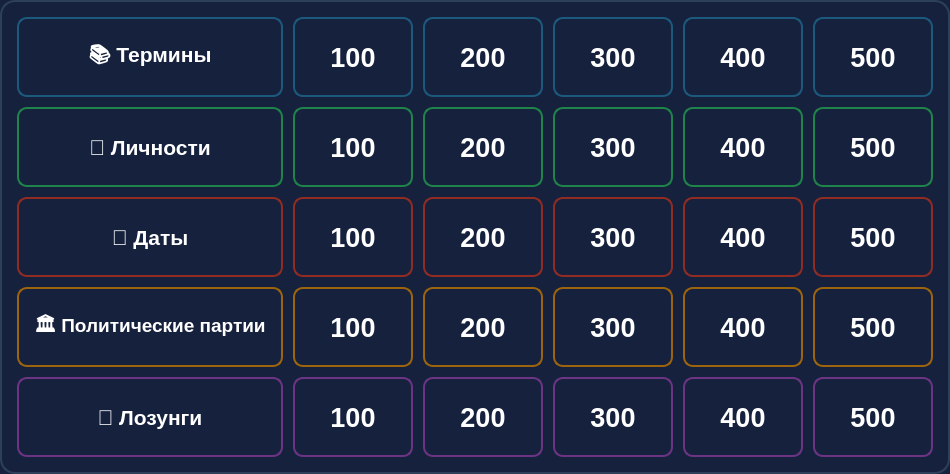
       <widget class="QFrame" name="frame_2">
        <property name="styleSheet">
         <string notr="true">QFrame {
    background-color: #16213e;
    border-radius: 15px;
    border: 2px solid #2d4059;
}</string>
        </property>
        <property name="frameShape">
         <enum>QFrame::StyledPanel</enum>
        </property>
        <property name="frameShadow">
         <enum>QFrame::Raised</enum>
        </property>
        <layout class="QGridLayout" name="gameGridLayout">
         <property name="leftMargin">
          <number>15</number>
         </property>
         <property name="topMargin">
          <number>15</number>
         </property>
         <property name="rightMargin">
          <number>15</number>
         </property>
         <property name="bottomMargin">
          <number>15</number>
         </property>
         <property name="spacing">
          <number>10</number>
         </property>
         <item row="0" column="0">
          <widget class="QLabel" name="theme1Label">
           <property name="minimumSize">
            <size>
             <width>150</width>
             <height>60</height>
            </size>
           </property>
           <property name="styleSheet">
            <string notr="true">QLabel {
    font-weight: bold;
    font-size: 16pt;
    padding: 15px;
    background: qlineargradient(x1:0, y1:0, x2:1, y2:0,
        stop:0 #3498db, stop:1 #2980b9);
    color: white;
    border-radius: 10px;
    border: 2px solid #1c5a7d;
}</string>
           </property>
           <property name="text">
            <string>📚 Термины</string>
           </property>
           <property name="alignment">
            <set>Qt::AlignCenter</set>
           </property>
          </widget>
         </item>
         <item row="0" column="1">
          <widget class="QPushButton" name="theme1_100">
           <property name="minimumSize">
            <size>
             <width>120</width>
             <height>80</height>
            </size>
           </property>
           <property name="styleSheet">
            <string notr="true">QPushButton {
    font-size: 20pt;
    font-weight: bold;
    padding: 15px;
    background: qlineargradient(x1:0, y1:0, x2:0, y2:1,
        stop:0 #3498db, stop:1 #2980b9);
    color: white;
    border: 2px solid #1c5a7d;
    border-radius: 10px;
}
QPushButton:hover {
    background: qlineargradient(x1:0, y1:0, x2:0, y2:1,
        stop:0 #2980b9, stop:1 #1c5a7d);
    border: 2px solid #144a69;
}
QPushButton:pressed {
    background: qlineargradient(x1:0, y1:0, x2:0, y2:1,
        stop:0 #1c5a7d, stop:1 #144a69);
}
QPushButton:disabled {
    background: #7f8c8d;
    color: #bdc3c7;
    border: 2px solid #636e72;
}</string>
           </property>
           <property name="text">
            <string>100</string>
           </property>
          </widget>
         </item>
         <item row="0" column="2">
          <widget class="QPushButton" name="theme1_200">
           <property name="minimumSize">
            <size>
             <width>120</width>
             <height>80</height>
            </size>
           </property>
           <property name="styleSheet">
            <string notr="true">QPushButton {
    font-size: 20pt;
    font-weight: bold;
    padding: 15px;
    background: qlineargradient(x1:0, y1:0, x2:0, y2:1,
        stop:0 #3498db, stop:1 #2980b9);
    color: white;
    border: 2px solid #1c5a7d;
    border-radius: 10px;
}
QPushButton:hover {
    background: qlineargradient(x1:0, y1:0, x2:0, y2:1,
        stop:0 #2980b9, stop:1 #1c5a7d);
    border: 2px solid #144a69;
}
QPushButton:pressed {
    background: qlineargradient(x1:0, y1:0, x2:0, y2:1,
        stop:0 #1c5a7d, stop:1 #144a69);
}
QPushButton:disabled {
    background: #7f8c8d;
    color: #bdc3c7;
    border: 2px solid #636e72;
}</string>
           </property>
           <property name="text">
            <string>200</string>
           </property>
          </widget>
         </item>
         <item row="0" column="3">
          <widget class="QPushButton" name="theme1_300">
           <property name="minimumSize">
            <size>
             <width>120</width>
             <height>80</height>
            </size>
           </property>
           <property name="styleSheet">
            <string notr="true">QPushButton {
    font-size: 20pt;
    font-weight: bold;
    padding: 15px;
    background: qlineargradient(x1:0, y1:0, x2:0, y2:1,
        stop:0 #3498db, stop:1 #2980b9);
    color: white;
    border: 2px solid #1c5a7d;
    border-radius: 10px;
}
QPushButton:hover {
    background: qlineargradient(x1:0, y1:0, x2:0, y2:1,
        stop:0 #2980b9, stop:1 #1c5a7d);
    border: 2px solid #144a69;
}
QPushButton:pressed {
    background: qlineargradient(x1:0, y1:0, x2:0, y2:1,
        stop:0 #1c5a7d, stop:1 #144a69);
}
QPushButton:disabled {
    background: #7f8c8d;
    color: #bdc3c7;
    border: 2px solid #636e72;
}</string>
           </property>
           <property name="text">
            <string>300</string>
           </property>
          </widget>
         </item>
         <item row="0" column="4">
          <widget class="QPushButton" name="theme1_400">
           <property name="minimumSize">
            <size>
             <width>120</width>
             <height>80</height>
            </size>
           </property>
           <property name="styleSheet">
            <string notr="true">QPushButton {
    font-size: 20pt;
    font-weight: bold;
    padding: 15px;
    background: qlineargradient(x1:0, y1:0, x2:0, y2:1,
        stop:0 #3498db, stop:1 #2980b9);
    color: white;
    border: 2px solid #1c5a7d;
    border-radius: 10px;
}
QPushButton:hover {
    background: qlineargradient(x1:0, y1:0, x2:0, y2:1,
        stop:0 #2980b9, stop:1 #1c5a7d);
    border: 2px solid #144a69;
}
QPushButton:pressed {
    background: qlineargradient(x1:0, y1:0, x2:0, y2:1,
        stop:0 #1c5a7d, stop:1 #144a69);
}
QPushButton:disabled {
    background: #7f8c8d;
    color: #bdc3c7;
    border: 2px solid #636e72;
}</string>
           </property>
           <property name="text">
            <string>400</string>
           </property>
          </widget>
         </item>
         <item row="0" column="5">
          <widget class="QPushButton" name="theme1_500">
           <property name="minimumSize">
            <size>
             <width>120</width>
             <height>80</height>
            </size>
           </property>
           <property name="styleSheet">
            <string notr="true">QPushButton {
    font-size: 20pt;
    font-weight: bold;
    padding: 15px;
    background: qlineargradient(x1:0, y1:0, x2:0, y2:1,
        stop:0 #3498db, stop:1 #2980b9);
    color: white;
    border: 2px solid #1c5a7d;
    border-radius: 10px;
}
QPushButton:hover {
    background: qlineargradient(x1:0, y1:0, x2:0, y2:1,
        stop:0 #2980b9, stop:1 #1c5a7d);
    border: 2px solid #144a69;
}
QPushButton:pressed {
    background: qlineargradient(x1:0, y1:0, x2:0, y2:1,
        stop:0 #1c5a7d, stop:1 #144a69);
}
QPushButton:disabled {
    background: #7f8c8d;
    color: #bdc3c7;
    border: 2px solid #636e72;
}</string>
           </property>
           <property name="text">
            <string>500</string>
           </property>
          </widget>
         </item>
         <item row="1" column="0">
          <widget class="QLabel" name="theme2Label">
           <property name="minimumSize">
            <size>
             <width>150</width>
             <height>60</height>
            </size>
           </property>
           <property name="styleSheet">
            <string notr="true">QLabel {
    font-weight: bold;
    font-size: 16pt;
    padding: 15px;
    background: qlineargradient(x1:0, y1:0, x2:1, y2:0,
        stop:0 #2ecc71, stop:1 #27ae60);
    color: white;
    border-radius: 10px;
    border: 2px solid #1e8449;
}</string>
           </property>
           <property name="text">
            <string>👤 Личности</string>
           </property>
           <property name="alignment">
            <set>Qt::AlignCenter</set>
           </property>
          </widget>
         </item>
         <item row="1" column="1">
          <widget class="QPushButton" name="theme2_100">
           <property name="minimumSize">
            <size>
             <width>120</width>
             <height>80</height>
            </size>
           </property>
           <property name="styleSheet">
            <string notr="true">QPushButton {
    font-size: 20pt;
    font-weight: bold;
    padding: 15px;
    background: qlineargradient(x1:0, y1:0, x2:0, y2:1,
        stop:0 #2ecc71, stop:1 #27ae60);
    color: white;
    border: 2px solid #1e8449;
    border-radius: 10px;
}
QPushButton:hover {
    background: qlineargradient(x1:0, y1:0, x2:0, y2:1,
        stop:0 #27ae60, stop:1 #219653);
    border: 2px solid #196f3d;
}
QPushButton:pressed {
    background: qlineargradient(x1:0, y1:0, x2:0, y2:1,
        stop:0 #219653, stop:1 #1e8449);
}
QPushButton:disabled {
    background: #7f8c8d;
    color: #bdc3c7;
    border: 2px solid #636e72;
}</string>
           </property>
           <property name="text">
            <string>100</string>
           </property>
          </widget>
         </item>
         <item row="1" column="2">
          <widget class="QPushButton" name="theme2_200">
           <property name="minimumSize">
            <size>
             <width>120</width>
             <height>80</height>
            </size>
           </property>
           <property name="styleSheet">
            <string notr="true">QPushButton {
    font-size: 20pt;
    font-weight: bold;
    padding: 15px;
    background: qlineargradient(x1:0, y1:0, x2:0, y2:1,
        stop:0 #2ecc71, stop:1 #27ae60);
    color: white;
    border: 2px solid #1e8449;
    border-radius: 10px;
}
QPushButton:hover {
    background: qlineargradient(x1:0, y1:0, x2:0, y2:1,
        stop:0 #27ae60, stop:1 #219653);
    border: 2px solid #196f3d;
}
QPushButton:pressed {
    background: qlineargradient(x1:0, y1:0, x2:0, y2:1,
        stop:0 #219653, stop:1 #1e8449);
}
QPushButton:disabled {
    background: #7f8c8d;
    color: #bdc3c7;
    border: 2px solid #636e72;
}</string>
           </property>
           <property name="text">
            <string>200</string>
           </property>
          </widget>
         </item>
         <item row="1" column="3">
          <widget class="QPushButton" name="theme2_300">
           <property name="minimumSize">
            <size>
             <width>120</width>
             <height>80</height>
            </size>
           </property>
           <property name="styleSheet">
            <string notr="true">QPushButton {
    font-size: 20pt;
    font-weight: bold;
    padding: 15px;
    background: qlineargradient(x1:0, y1:0, x2:0, y2:1,
        stop:0 #2ecc71, stop:1 #27ae60);
    color: white;
    border: 2px solid #1e8449;
    border-radius: 10px;
}
QPushButton:hover {
    background: qlineargradient(x1:0, y1:0, x2:0, y2:1,
        stop:0 #27ae60, stop:1 #219653);
    border: 2px solid #196f3d;
}
QPushButton:pressed {
    background: qlineargradient(x1:0, y1:0, x2:0, y2:1,
        stop:0 #219653, stop:1 #1e8449);
}
QPushButton:disabled {
    background: #7f8c8d;
    color: #bdc3c7;
    border: 2px solid #636e72;
}</string>
           </property>
           <property name="text">
            <string>300</string>
           </property>
          </widget>
         </item>
         <item row="1" column="4">
          <widget class="QPushButton" name="theme2_400">
           <property name="minimumSize">
            <size>
             <width>120</width>
             <height>80</height>
            </size>
           </property>
           <property name="styleSheet">
            <string notr="true">QPushButton {
    font-size: 20pt;
    font-weight: bold;
    padding: 15px;
    background: qlineargradient(x1:0, y1:0, x2:0, y2:1,
        stop:0 #2ecc71, stop:1 #27ae60);
    color: white;
    border: 2px solid #1e8449;
    border-radius: 10px;
}
QPushButton:hover {
    background: qlineargradient(x1:0, y1:0, x2:0, y2:1,
        stop:0 #27ae60, stop:1 #219653);
    border: 2px solid #196f3d;
}
QPushButton:pressed {
    background: qlineargradient(x1:0, y1:0, x2:0, y2:1,
        stop:0 #219653, stop:1 #1e8449);
}
QPushButton:disabled {
    background: #7f8c8d;
    color: #bdc3c7;
    border: 2px solid #636e72;
}</string>
           </property>
           <property name="text">
            <string>400</string>
           </property>
          </widget>
         </item>
         <item row="1" column="5">
          <widget class="QPushButton" name="theme2_500">
           <property name="minimumSize">
            <size>
             <width>120</width>
             <height>80</height>
            </size>
           </property>
           <property name="styleSheet">
            <string notr="true">QPushButton {
    font-size: 20pt;
    font-weight: bold;
    padding: 15px;
    background: qlineargradient(x1:0, y1:0, x2:0, y2:1,
        stop:0 #2ecc71, stop:1 #27ae60);
    color: white;
    border: 2px solid #1e8449;
    border-radius: 10px;
}
QPushButton:hover {
    background: qlineargradient(x1:0, y1:0, x2:0, y2:1,
        stop:0 #27ae60, stop:1 #219653);
    border: 2px solid #196f3d;
}
QPushButton:pressed {
    background: qlineargradient(x1:0, y1:0, x2:0, y2:1,
        stop:0 #219653, stop:1 #1e8449);
}
QPushButton:disabled {
    background: #7f8c8d;
    color: #bdc3c7;
    border: 2px solid #636e72;
}</string>
           </property>
           <property name="text">
            <string>500</string>
           </property>
          </widget>
         </item>
         <item row="2" column="0">
          <widget class="QLabel" name="theme3Label">
           <property name="minimumSize">
            <size>
             <width>150</width>
             <height>60</height>
            </size>
           </property>
           <property name="styleSheet">
            <string notr="true">QLabel {
    font-weight: bold;
    font-size: 16pt;
    padding: 15px;
    background: qlineargradient(x1:0, y1:0, x2:1, y2:0,
        stop:0 #e74c3c, stop:1 #c0392b);
    color: white;
    border-radius: 10px;
    border: 2px solid #922b21;
}</string>
           </property>
           <property name="text">
            <string>📅 Даты</string>
           </property>
           <property name="alignment">
            <set>Qt::AlignCenter</set>
           </property>
          </widget>
         </item>
         <item row="2" column="1">
          <widget class="QPushButton" name="theme3_100">
           <property name="minimumSize">
            <size>
             <width>120</width>
             <height>80</height>
            </size>
           </property>
           <property name="styleSheet">
            <string notr="true">QPushButton {
    font-size: 20pt;
    font-weight: bold;
    padding: 15px;
    background: qlineargradient(x1:0, y1:0, x2:0, y2:1,
        stop:0 #e74c3c, stop:1 #c0392b);
    color: white;
    border: 2px solid #922b21;
    border-radius: 10px;
}
QPushButton:hover {
    background: qlineargradient(x1:0, y1:0, x2:0, y2:1,
        stop:0 #c0392b, stop:1 #a93226);
    border: 2px solid #78281f;
}
QPushButton:pressed {
    background: qlineargradient(x1:0, y1:0, x2:0, y2:1,
        stop:0 #a93226, stop:1 #922b21);
}
QPushButton:disabled {
    background: #7f8c8d;
    color: #bdc3c7;
    border: 2px solid #636e72;
}</string>
           </property>
           <property name="text">
            <string>100</string>
           </property>
          </widget>
         </item>
         <item row="2" column="2">
          <widget class="QPushButton" name="theme3_200">
           <property name="minimumSize">
            <size>
             <width>120</width>
             <height>80</height>
            </size>
           </property>
           <property name="styleSheet">
            <string notr="true">QPushButton {
    font-size: 20pt;
    font-weight: bold;
    padding: 15px;
    background: qlineargradient(x1:0, y1:0, x2:0, y2:1,
        stop:0 #e74c3c, stop:1 #c0392b);
    color: white;
    border: 2px solid #922b21;
    border-radius: 10px;
}
QPushButton:hover {
    background: qlineargradient(x1:0, y1:0, x2:0, y2:1,
        stop:0 #c0392b, stop:1 #a93226);
    border: 2px solid #78281f;
}
QPushButton:pressed {
    background: qlineargradient(x1:0, y1:0, x2:0, y2:1,
        stop:0 #a93226, stop:1 #922b21);
}
QPushButton:disabled {
    background: #7f8c8d;
    color: #bdc3c7;
    border: 2px solid #636e72;
}</string>
           </property>
           <property name="text">
            <string>200</string>
           </property>
          </widget>
         </item>
         <item row="2" column="3">
          <widget class="QPushButton" name="theme3_300">
           <property name="minimumSize">
            <size>
             <width>120</width>
             <height>80</height>
            </size>
           </property>
           <property name="styleSheet">
            <string notr="true">QPushButton {
    font-size: 20pt;
    font-weight: bold;
    padding: 15px;
    background: qlineargradient(x1:0, y1:0, x2:0, y2:1,
        stop:0 #e74c3c, stop:1 #c0392b);
    color: white;
    border: 2px solid #922b21;
    border-radius: 10px;
}
QPushButton:hover {
    background: qlineargradient(x1:0, y1:0, x2:0, y2:1,
        stop:0 #c0392b, stop:1 #a93226);
    border: 2px solid #78281f;
}
QPushButton:pressed {
    background: qlineargradient(x1:0, y1:0, x2:0, y2:1,
        stop:0 #a93226, stop:1 #922b21);
}
QPushButton:disabled {
    background: #7f8c8d;
    color: #bdc3c7;
    border: 2px solid #636e72;
}</string>
           </property>
           <property name="text">
            <string>300</string>
           </property>
          </widget>
         </item>
         <item row="2" column="4">
          <widget class="QPushButton" name="theme3_400">
           <property name="minimumSize">
            <size>
             <width>120</width>
             <height>80</height>
            </size>
           </property>
           <property name="styleSheet">
            <string notr="true">QPushButton {
    font-size: 20pt;
    font-weight: bold;
    padding: 15px;
    background: qlineargradient(x1:0, y1:0, x2:0, y2:1,
        stop:0 #e74c3c, stop:1 #c0392b);
    color: white;
    border: 2px solid #922b21;
    border-radius: 10px;
}
QPushButton:hover {
    background: qlineargradient(x1:0, y1:0, x2:0, y2:1,
        stop:0 #c0392b, stop:1 #a93226);
    border: 2px solid #78281f;
}
QPushButton:pressed {
    background: qlineargradient(x1:0, y1:0, x2:0, y2:1,
        stop:0 #a93226, stop:1 #922b21);
}
QPushButton:disabled {
    background: #7f8c8d;
    color: #bdc3c7;
    border: 2px solid #636e72;
}</string>
           </property>
           <property name="text">
            <string>400</string>
           </property>
          </widget>
         </item>
         <item row="2" column="5">
          <widget class="QPushButton" name="theme3_500">
           <property name="minimumSize">
            <size>
             <width>120</width>
             <height>80</height>
            </size>
           </property>
           <property name="styleSheet">
            <string notr="true">QPushButton {
    font-size: 20pt;
    font-weight: bold;
    padding: 15px;
    background: qlineargradient(x1:0, y1:0, x2:0, y2:1,
        stop:0 #e74c3c, stop:1 #c0392b);
    color: white;
    border: 2px solid #922b21;
    border-radius: 10px;
}
QPushButton:hover {
    background: qlineargradient(x1:0, y1:0, x2:0, y2:1,
        stop:0 #c0392b, stop:1 #a93226);
    border: 2px solid #78281f;
}
QPushButton:pressed {
    background: qlineargradient(x1:0, y1:0, x2:0, y2:1,
        stop:0 #a93226, stop:1 #922b21);
}
QPushButton:disabled {
    background: #7f8c8d;
    color: #bdc3c7;
    border: 2px solid #636e72;
}</string>
           </property>
           <property name="text">
            <string>500</string>
           </property>
          </widget>
         </item>
         <item row="3" column="0">
          <widget class="QLabel" name="theme4Label">
           <property name="minimumSize">
            <size>
             <width>150</width>
             <height>60</height>
            </size>
           </property>
           <property name="styleSheet">
            <string notr="true">QLabel {
    font-weight: bold;
    font-size: 14pt;
    padding: 15px;
    background: qlineargradient(x1:0, y1:0, x2:1, y2:0,
        stop:0 #f39c12, stop:1 #d68910);
    color: white;
    border-radius: 10px;
    border: 2px solid #9c640c;
}</string>
           </property>
           <property name="text">
            <string>🏛️ Политические партии</string>
           </property>
           <property name="alignment">
            <set>Qt::AlignCenter</set>
           </property>
          </widget>
         </item>
         <item row="3" column="1">
          <widget class="QPushButton" name="theme4_100">
           <property name="minimumSize">
            <size>
             <width>120</width>
             <height>80</height>
            </size>
           </property>
           <property name="styleSheet">
            <string notr="true">QPushButton {
    font-size: 20pt;
    font-weight: bold;
    padding: 15px;
    background: qlineargradient(x1:0, y1:0, x2:0, y2:1,
        stop:0 #f39c12, stop:1 #d68910);
    color: white;
    border: 2px solid #9c640c;
    border-radius: 10px;
}
QPushButton:hover {
    background: qlineargradient(x1:0, y1:0, x2:0, y2:1,
        stop:0 #d68910, stop:1 #b9770e);
    border: 2px solid #7e5109;
}
QPushButton:pressed {
    background: qlineargradient(x1:0, y1:0, x2:0, y2:1,
        stop:0 #b9770e, stop:1 #9c640c);
}
QPushButton:disabled {
    background: #7f8c8d;
    color: #bdc3c7;
    border: 2px solid #636e72;
}</string>
           </property>
           <property name="text">
            <string>100</string>
           </property>
          </widget>
         </item>
         <item row="3" column="2">
          <widget class="QPushButton" name="theme4_200">
           <property name="minimumSize">
            <size>
             <width>120</width>
             <height>80</height>
            </size>
           </property>
           <property name="styleSheet">
            <string notr="true">QPushButton {
    font-size: 20pt;
    font-weight: bold;
    padding: 15px;
    background: qlineargradient(x1:0, y1:0, x2:0, y2:1,
        stop:0 #f39c12, stop:1 #d68910);
    color: white;
    border: 2px solid #9c640c;
    border-radius: 10px;
}
QPushButton:hover {
    background: qlineargradient(x1:0, y1:0, x2:0, y2:1,
        stop:0 #d68910, stop:1 #b9770e);
    border: 2px solid #7e5109;
}
QPushButton:pressed {
    background: qlineargradient(x1:0, y1:0, x2:0, y2:1,
        stop:0 #b9770e, stop:1 #9c640c);
}
QPushButton:disabled {
    background: #7f8c8d;
    color: #bdc3c7;
    border: 2px solid #636e72;
}</string>
           </property>
           <property name="text">
            <string>200</string>
           </property>
          </widget>
         </item>
         <item row="3" column="3">
          <widget class="QPushButton" name="theme4_300">
           <property name="minimumSize">
            <size>
             <width>120</width>
             <height>80</height>
            </size>
           </property>
           <property name="styleSheet">
            <string notr="true">QPushButton {
    font-size: 20pt;
    font-weight: bold;
    padding: 15px;
    background: qlineargradient(x1:0, y1:0, x2:0, y2:1,
        stop:0 #f39c12, stop:1 #d68910);
    color: white;
    border: 2px solid #9c640c;
    border-radius: 10px;
}
QPushButton:hover {
    background: qlineargradient(x1:0, y1:0, x2:0, y2:1,
        stop:0 #d68910, stop:1 #b9770e);
    border: 2px solid #7e5109;
}
QPushButton:pressed {
    background: qlineargradient(x1:0, y1:0, x2:0, y2:1,
        stop:0 #b9770e, stop:1 #9c640c);
}
QPushButton:disabled {
    background: #7f8c8d;
    color: #bdc3c7;
    border: 2px solid #636e72;
}</string>
           </property>
           <property name="text">
            <string>300</string>
           </property>
          </widget>
         </item>
         <item row="3" column="4">
          <widget class="QPushButton" name="theme4_400">
           <property name="minimumSize">
            <size>
             <width>120</width>
             <height>80</height>
            </size>
           </property>
           <property name="styleSheet">
            <string notr="true">QPushButton {
    font-size: 20pt;
    font-weight: bold;
    padding: 15px;
    background: qlineargradient(x1:0, y1:0, x2:0, y2:1,
        stop:0 #f39c12, stop:1 #d68910);
    color: white;
    border: 2px solid #9c640c;
    border-radius: 10px;
}
QPushButton:hover {
    background: qlineargradient(x1:0, y1:0, x2:0, y2:1,
        stop:0 #d68910, stop:1 #b9770e);
    border: 2px solid #7e5109;
}
QPushButton:pressed {
    background: qlineargradient(x1:0, y1:0, x2:0, y2:1,
        stop:0 #b9770e, stop:1 #9c640c);
}
QPushButton:disabled {
    background: #7f8c8d;
    color: #bdc3c7;
    border: 2px solid #636e72;
}</string>
           </property>
           <property name="text">
            <string>400</string>
           </property>
          </widget>
         </item>
         <item row="3" column="5">
          <widget class="QPushButton" name="theme4_500">
           <property name="minimumSize">
            <size>
             <width>120</width>
             <height>80</height>
            </size>
           </property>
           <property name="styleSheet">
            <string notr="true">QPushButton {
    font-size: 20pt;
    font-weight: bold;
    padding: 15px;
    background: qlineargradient(x1:0, y1:0, x2:0, y2:1,
        stop:0 #f39c12, stop:1 #d68910);
    color: white;
    border: 2px solid #9c640c;
    border-radius: 10px;
}
QPushButton:hover {
    background: qlineargradient(x1:0, y1:0, x2:0, y2:1,
        stop:0 #d68910, stop:1 #b9770e);
    border: 2px solid #7e5109;
}
QPushButton:pressed {
    background: qlineargradient(x1:0, y1:0, x2:0, y2:1,
        stop:0 #b9770e, stop:1 #9c640c);
}
QPushButton:disabled {
    background: #7f8c8d;
    color: #bdc3c7;
    border: 2px solid #636e72;
}</string>
           </property>
           <property name="text">
            <string>500</string>
           </property>
          </widget>
         </item>
         <item row="4" column="0">
          <widget class="QLabel" name="theme5Label">
           <property name="minimumSize">
            <size>
             <width>150</width>
             <height>60</height>
            </size>
           </property>
           <property name="styleSheet">
            <string notr="true">QLabel {
    font-weight: bold;
    font-size: 16pt;
    padding: 15px;
    background: qlineargradient(x1:0, y1:0, x2:1, y2:0,
        stop:0 #9b59b6, stop:1 #8e44ad);
    color: white;
    border-radius: 10px;
    border: 2px solid #6c3483;
}</string>
           </property>
           <property name="text">
            <string>📢 Лозунги</string>
           </property>
           <property name="alignment">
            <set>Qt::AlignCenter</set>
           </property>
          </widget>
         </item>
         <item row="4" column="1">
          <widget class="QPushButton" name="theme5_100">
           <property name="minimumSize">
            <size>
             <width>120</width>
             <height>80</height>
            </size>
           </property>
           <property name="styleSheet">
            <string notr="true">QPushButton {
    font-size: 20pt;
    font-weight: bold;
    padding: 15px;
    background: qlineargradient(x1:0, y1:0, x2:0, y2:1,
        stop:0 #9b59b6, stop:1 #8e44ad);
    color: white;
    border: 2px solid #6c3483;
    border-radius: 10px;
}
QPushButton:hover {
    background: qlineargradient(x1:0, y1:0, x2:0, y2:1,
        stop:0 #8e44ad, stop:1 #7d3c98);
    border: 2px solid #5b2c6f;
}
QPushButton:pressed {
    background: qlineargradient(x1:0, y1:0, x2:0, y2:1,
        stop:0 #7d3c98, stop:1 #6c3483);
}
QPushButton:disabled {
    background: #7f8c8d;
    color: #bdc3c7;
    border: 2px solid #636e72;
}</string>
           </property>
           <property name="text">
            <string>100</string>
           </property>
          </widget>
         </item>
         <item row="4" column="2">
          <widget class="QPushButton" name="theme5_200">
           <property name="minimumSize">
            <size>
             <width>120</width>
             <height>80</height>
            </size>
           </property>
           <property name="styleSheet">
            <string notr="true">QPushButton {
    font-size: 20pt;
    font-weight: bold;
    padding: 15px;
    background: qlineargradient(x1:0, y1:0, x2:0, y2:1,
        stop:0 #9b59b6, stop:1 #8e44ad);
    color: white;
    border: 2px solid #6c3483;
    border-radius: 10px;
}
QPushButton:hover {
    background: qlineargradient(x1:0, y1:0, x2:0, y2:1,
        stop:0 #8e44ad, stop:1 #7d3c98);
    border: 2px solid #5b2c6f;
}
QPushButton:pressed {
    background: qlineargradient(x1:0, y1:0, x2:0, y2:1,
        stop:0 #7d3c98, stop:1 #6c3483);
}
QPushButton:disabled {
    background: #7f8c8d;
    color: #bdc3c7;
    border: 2px solid #636e72;
}</string>
           </property>
           <property name="text">
            <string>200</string>
           </property>
          </widget>
         </item>
         <item row="4" column="3">
          <widget class="QPushButton" name="theme5_300">
           <property name="minimumSize">
            <size>
             <width>120</width>
             <height>80</height>
            </size>
           </property>
           <property name="styleSheet">
            <string notr="true">QPushButton {
    font-size: 20pt;
    font-weight: bold;
    padding: 15px;
    background: qlineargradient(x1:0, y1:0, x2:0, y2:1,
        stop:0 #9b59b6, stop:1 #8e44ad);
    color: white;
    border: 2px solid #6c3483;
    border-radius: 10px;
}
QPushButton:hover {
    background: qlineargradient(x1:0, y1:0, x2:0, y2:1,
        stop:0 #8e44ad, stop:1 #7d3c98);
    border: 2px solid #5b2c6f;
}
QPushButton:pressed {
    background: qlineargradient(x1:0, y1:0, x2:0, y2:1,
        stop:0 #7d3c98, stop:1 #6c3483);
}
QPushButton:disabled {
    background: #7f8c8d;
    color: #bdc3c7;
    border: 2px solid #636e72;
}</string>
           </property>
           <property name="text">
            <string>300</string>
           </property>
          </widget>
         </item>
         <item row="4" column="4">
          <widget class="QPushButton" name="theme5_400">
           <property name="minimumSize">
            <size>
             <width>120</width>
             <height>80</height>
            </size>
           </property>
           <property name="styleSheet">
            <string notr="true">QPushButton {
    font-size: 20pt;
    font-weight: bold;
    padding: 15px;
    background: qlineargradient(x1:0, y1:0, x2:0, y2:1,
        stop:0 #9b59b6, stop:1 #8e44ad);
    color: white;
    border: 2px solid #6c3483;
    border-radius: 10px;
}
QPushButton:hover {
    background: qlineargradient(x1:0, y1:0, x2:0, y2:1,
        stop:0 #8e44ad, stop:1 #7d3c98);
    border: 2px solid #5b2c6f;
}
QPushButton:pressed {
    background: qlineargradient(x1:0, y1:0, x2:0, y2:1,
        stop:0 #7d3c98, stop:1 #6c3483);
}
QPushButton:disabled {
    background: #7f8c8d;
    color: #bdc3c7;
    border: 2px solid #636e72;
}</string>
           </property>
           <property name="text">
            <string>400</string>
           </property>
          </widget>
         </item>
         <item row="4" column="5">
          <widget class="QPushButton" name="theme5_500">
           <property name="minimumSize">
            <size>
             <width>120</width>
             <height>80</height>
            </size>
           </property>
           <property name="styleSheet">
            <string notr="true">QPushButton {
    font-size: 20pt;
    font-weight: bold;
    padding: 15px;
    background: qlineargradient(x1:0, y1:0, x2:0, y2:1,
        stop:0 #9b59b6, stop:1 #8e44ad);
    color: white;
    border: 2px solid #6c3483;
    border-radius: 10px;
}
QPushButton:hover {
    background: qlineargradient(x1:0, y1:0, x2:0, y2:1,
        stop:0 #8e44ad, stop:1 #7d3c98);
    border: 2px solid #5b2c6f;
}
QPushButton:pressed {
    background: qlineargradient(x1:0, y1:0, x2:0, y2:1,
        stop:0 #7d3c98, stop:1 #6c3483);
}
QPushButton:disabled {
    background: #7f8c8d;
    color: #bdc3c7;
    border: 2px solid #636e72;
}</string>
           </property>
           <property name="text">
            <string>500</string>
           </property>
          </widget>
         </item>
        </layout>
       </widget>
